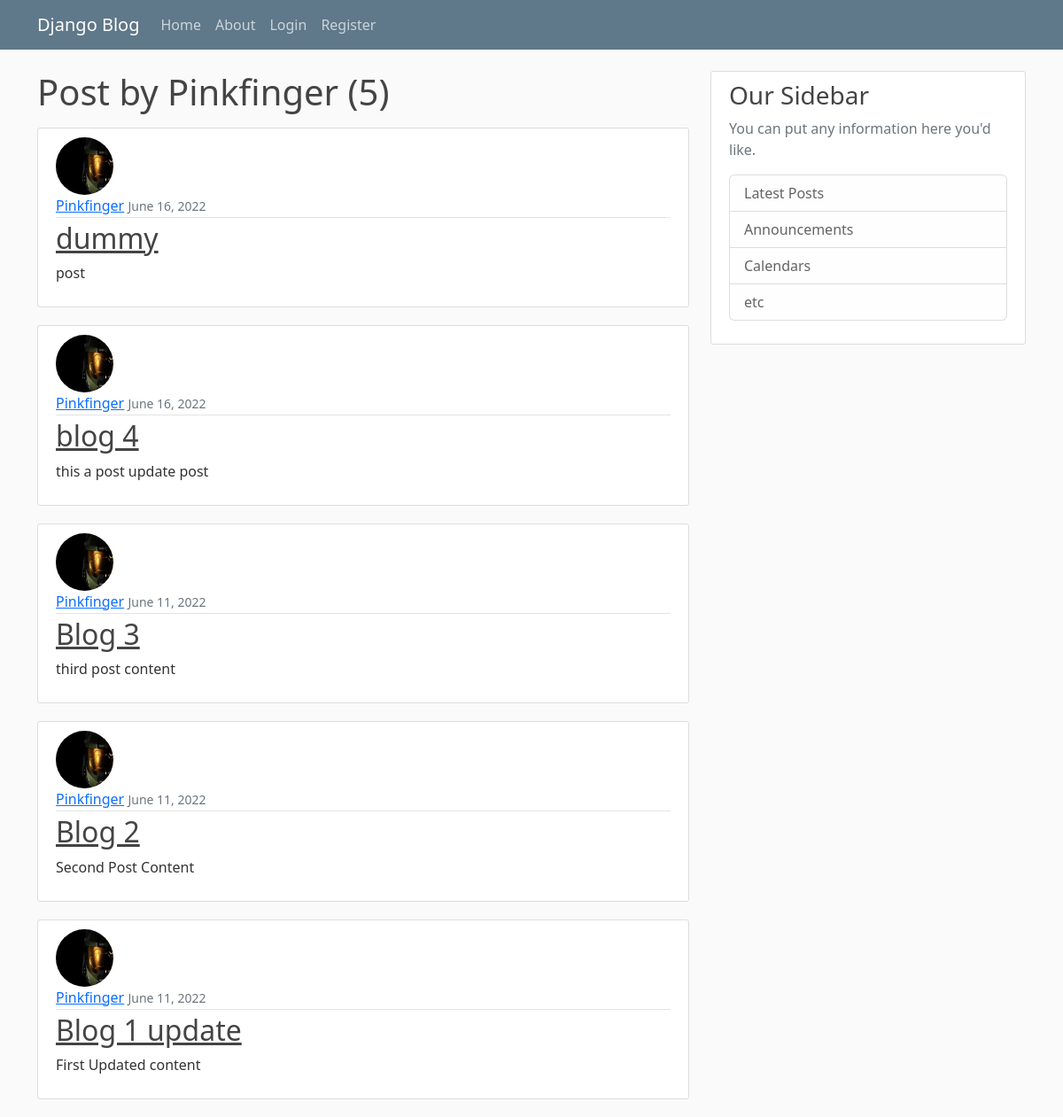
Page /user/Pinkfinger on the earlier database version.
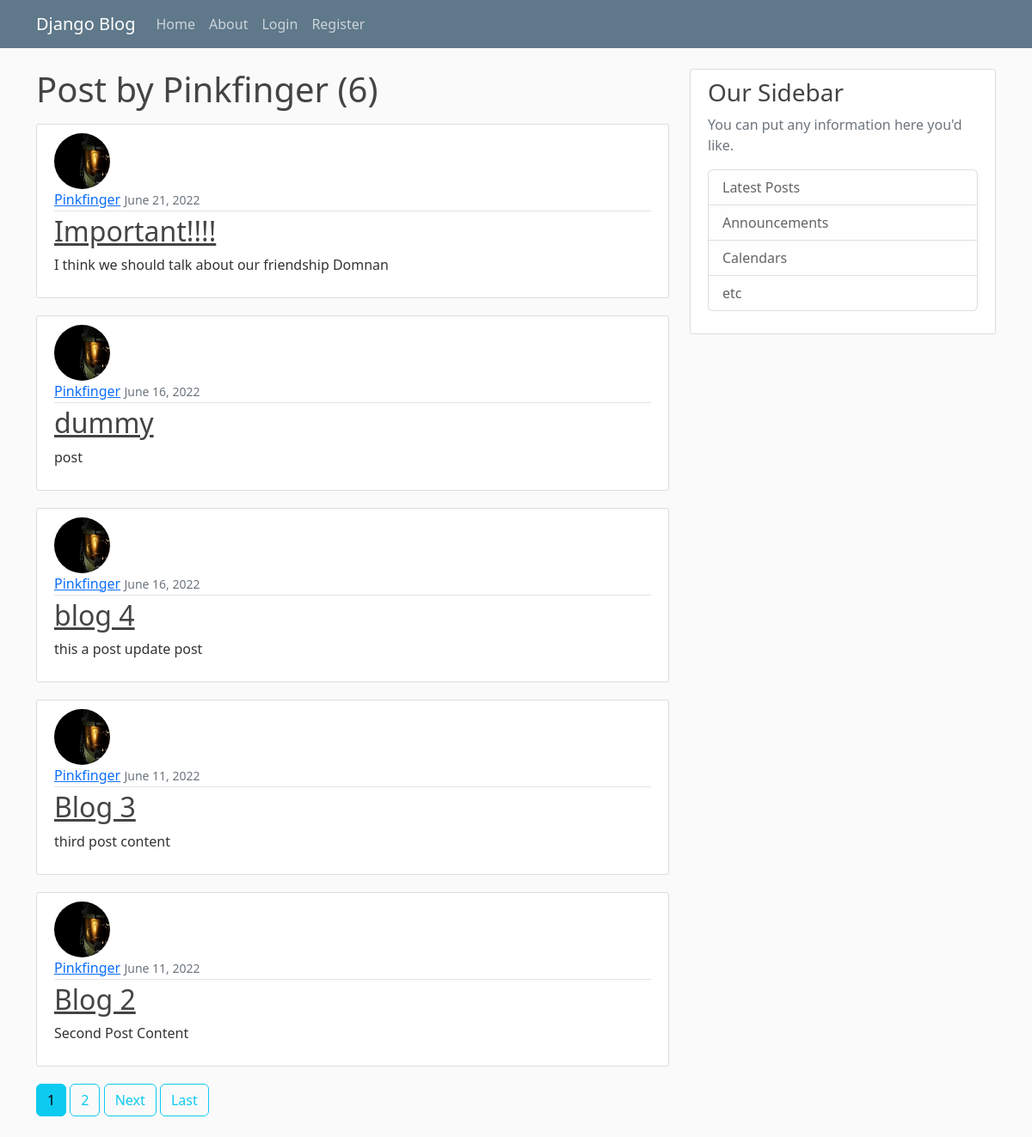
Same page on the later database version.
### blog/models.py (models this page shows, shortened)
class Post(models.Model):
    title= models.CharField(max_length=80)
    content = models.TextField()
    date_posted= models.DateTimeField(default= timezone.now)
    author = models.ForeignKey(User, on_delete= models.CASCADE)

### users/models.py (models this page shows, shortened)
class Profile(models.Model):
    user = models.OneToOneField(User, on_delete=models.CASCADE)
    image = models.ImageField(default= 'default.jpg', upload_to = "profile_pics")

### blog/views.py (the view)
# urls.py: path('user/<str:username>', UserPostListView.as_view(), name= 'user-posts'),
class UserPostListView(ListView):
    model = Post
    template_name= 'blog/user_posts.html'         #<app>/mdodel>_<viewtype>.html ||List view vs CLass view
    context_object_name= "posts"
    paginate_by = 5
    def get_queryset(self):
        user= get_object_or_404(User, username= self.kwargs.get('username'))
        return Post.objects.filter(author=user).order_by('-date_posted')

### blog/templates/blog/user_posts.html (shortened to what this page needs)
{% extends "blog/base.html" %}
{% block content %}
    <h1 class="mb-3">Post by {{view.kwargs.username}} ({{ page_obj.paginator.count }}) </h1>
    {% for post in posts %}
        <article class="media content-section">
            <img class="rounded-circle article-img"  src="{{post.author.profile.image.url}}">
            <div class="media-body">
            <div class="article-metadata">
                <a class="mr-2" href="{% url 'user-posts' post.author.username %}">{{ post.author }}</a>
                <small class="text-muted">{{ post.date_posted |date:"F d, Y" }}</small>
            </div>
            <h2><a class="article-title" href="{% url 'post-detail' post.id %}">{{ post.title }}</a></h2>
            <p class="article-content">{{ post.content }}</p>
            </div>
        </article>
    {% endfor %}
    {% if is_paginated %}
        {% for num in page_obj.paginator.page_range %}
          {% if page_obj.number == num %}
            <a class="btn btn-info mb-4" href="?page={{ num }}">{{ num }}</a>
          {% elif num > page_obj.number|add:'-3' and num < page_obj.number|add:'3' %}
            <a class="btn btn-outline-info mb-4" href="?page={{ num }}">{{ num }}</a>
          {% endif %}
        {% endfor %}
        {% if page_obj.has_next %}
          <a class="btn btn-outline-info mb-4" href="?page={{page_obj.next_page_number }}">Next</a>
          <a class="btn btn-outline-info mb-4" href="?page={{ page_obj.paginator.num_pages }}">Last</a>
        {% endif %}
    {% endif %}
{% endblock content%}

### blog/templates/blog/base.html (shortened to what this page needs)
{% load static %}
<!DOCTYPE html>
<html>
<head>
    <link href="https://cdn.jsdelivr.net/npm/bootstrap@5.2.0-beta1/dist/css/bootstrap.min.css" rel="stylesheet">
    <link rel ='stylesheet' type = 'text/css' href="{% static 'blog/main.css' %}">
</head>
<body>
    <header class="site-header">
        <nav class="navbar navbar-expand-md navbar-dark bg-steel fixed-top">
          <div class="container">
            <a class="navbar-brand mr-4" href="{% url 'blog-home' %}">Django Blog</a>
            <div class="collapse navbar-collapse" id="navbarToggle">
              <div class="navbar-nav mr-auto">
                <a class="nav-item nav-link" href="{% url 'blog-home' %}">Home</a>
                <a class="nav-item nav-link" href="{% url 'blog-about' %}">About</a>
              </div>
              <div class="navbar-nav">
                {% if user.is_authenticated %}
                  <a class="nav-item nav-link" href=" {% url 'post-create' %} ">New Post</a>
                  <a class="nav-item nav-link" href=" {% url 'profile' %} ">Profile</a>
                  <a class="nav-item nav-link" href=" {% url 'logout' %} ">Logout</a>
                {% else %}
                  <a class="nav-item nav-link" href=" {% url 'login' %} ">Login</a>
                  <a class="nav-item nav-link" href="{% url 'register' %} ">Register</a>
                {% endif %}
              </div>
            </div>
          </div>
        </nav>
    </header>
    <main role="main" class="container">
        <div class="row">
          <div class="col-md-8">
            {% block content %}{% endblock %}
          </div>
          <div class="col-md-4">
            <div class="content-section">
              <h3>Our Sidebar</h3>
              <p class='text-muted'>You can put any information here you'd like.
                <ul class="list-group">
                  <li class="list-group-item list-group-item-light">Latest Posts</li>
                  <li class="list-group-item list-group-item-light">Announcements</li>
                  <li class="list-group-item list-group-item-light">Calendars</li>
                  <li class="list-group-item list-group-item-light">etc</li>
                </ul>
              </p>
            </div>
          </div>
        </div>
    </main>
</body>
</html>

### blog/static/blog/main.css (style rules this page uses)
body { background: #fafafa; color: #333333; margin-top: 5rem; }
h1, h2, h3, h4, h5, h6 { color: #444444; }
ul { margin: 0; }
.bg-steel { background-color: #5f788a; }
.site-header .navbar-nav .nav-link { color: #cbd5db; }
.content-section { background: #ffffff; padding: 10px 20px; border: 1px solid #dddddd; border-radius: 3px; margin-bottom: 20px; }
.article-title { color: #444444; }
.article-content { white-space: pre-line; }
.article-img { height: 65px; width: 65px; margin-right: 16px; }
.article-metadata { padding-bottom: 1px; margin-bottom: 4px; border-bottom: 1px solid #e3e3e3 }

Differences in the rows shown:
no longer on this page (row unchanged): Post: author.profile.image (picture), author "Pinkfinger", date_posted "June 11, 2022", title "Blog 1 update", content "First Updated content"
added Post: author.profile.image (picture), author "Pinkfinger", date_posted "June 21, 2022", title "Important!!!!", content "I think we should talk about our friendship Domnan"
Other differences:
{{ page_obj.paginator.count }}: "5" → "6"
new list line: "1"
new list line: "2"
text now shown: "Next Last"
